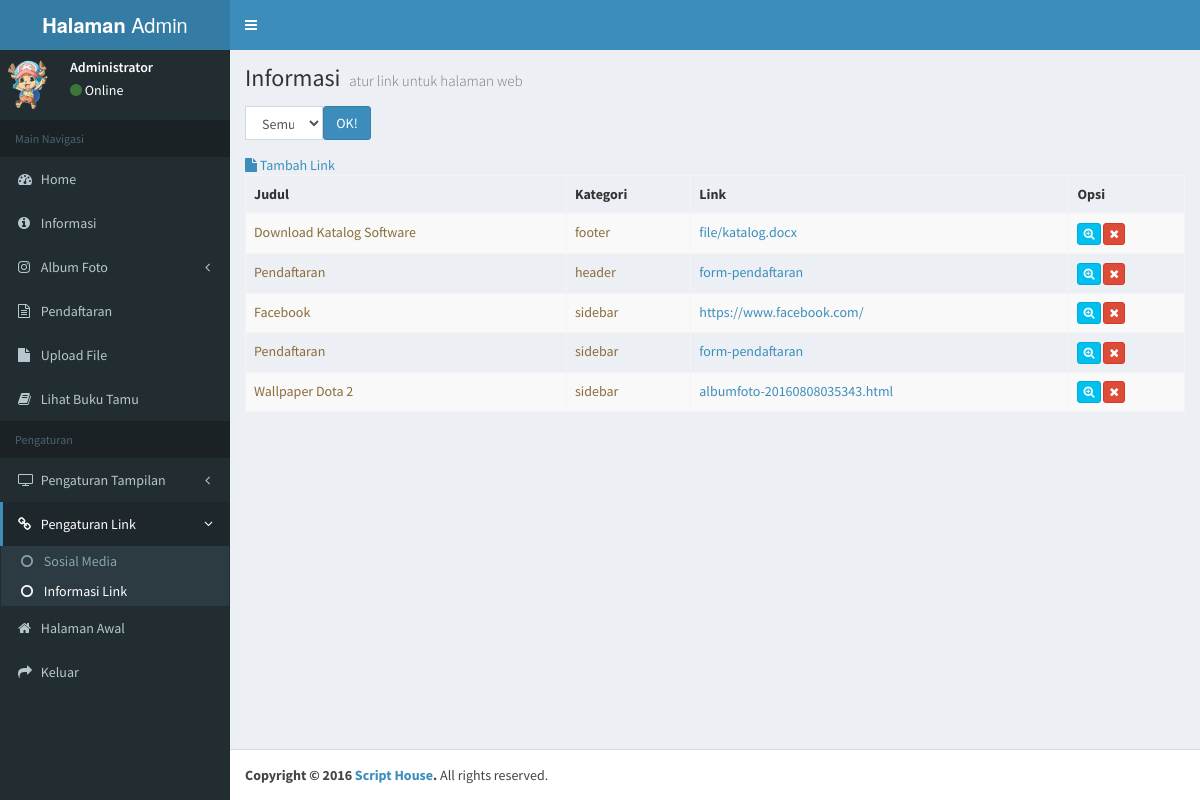
Screenshot of /adminpanel/informasi_link.php (signed in) with the database file from the repository.
### tables this page shows
CREATE TABLE `link` (
  `judul` varchar(30) DEFAULT NULL,
  `link` varchar(50) NOT NULL DEFAULT '',
  `kategori` varchar(20) DEFAULT NULL,
  `id` int(12) NOT NULL AUTO_INCREMENT,
  PRIMARY KEY (`id`)
);

### adminpanel/informasi_link.php (the view, shortened to what this page needs)
<?php
include "cek.php";
?>
<?php
if (isset($_GET['tampil'])) {
$kategori = $_GET['kategori'];
	if ($kategori=='all'){
		$query = "select*from link order by kategori ASC";
		$hasil = mysqli_query($conn, $query);
	} else
{
		$query = "select*from link WHERE kategori = '$kategori'";
		$hasil = mysqli_query($conn, $query);
	}
} else
{
	$query = "select*from link order by kategori ASC";
	$hasil = mysqli_query($conn, $query);
}
?>
<!DOCTYPE html>
<html>
<head>
<?php
include "css.php";
?>
</head>
<body class="hold-transition skin-blue sidebar-mini">
<div class="wrapper">
<?php
include "sidebar.php";
?>
 <div class="content-wrapper">
    <section class="content-header">
      <h1>
        Informasi
        <small>atur link untuk halaman web</small>
      </h1>
    </section>
    <section class="content">
	<form action="" method="gets" enctype="multipart/form-data">
		<div class="form-group">
		<div class="col-xs-12 col-md-1" style="margin: 0px; padding: 0px;">
			<select name="kategori" class="form-control input-md">
			<option value="all">Semua</option>
			</select>
		</div>
			<button type="submit" name="tampil" class="btn btn-primary"> OK! </button>
		</div>
	</form>
	<a href="tambah_link.php"><i class="fa fa-file"></i> Tambah Link</a>
	<?php
		echo "<table class='table table-bordered table-striped table-hover'>";
		echo "<thead><tr class='text-error'>
		<th>Judul</th>
		<th>Kategori</th>
		<th>Link</th>
		<th>Opsi</th></tr>
		</tr></thead> <tbody>";
		while ($data = mysqli_fetch_assoc($hasil)) {
			echo "<tr class='text-warning'>
			<td>".$data['judul']."</a></td>
			<td>".$data['kategori']."</td>
			<td><a target='_blank' href='../".$data['link']."'>".$data['link']."</a></td>
			<td>
			<a class='btn btn-info btn-xs' target='_blank' href='../".$data['link']."'><i class='fa fa-search-plus'></i></a>
			<a class='btn btn-danger btn-xs' href='informasi_link.php?id=".$data['id']."'><i class='fa fa-remove'></i></a>
			</td></tr>";
		}
		echo " </tbody></table>";
	?>
    </section>
  </div>
  <footer class="main-footer">
    <strong>Copyright &copy; 2016 <a href="http://scripthouse.co.id">Script House</a>.</strong> All rights
    reserved.
  </footer>
</div>
</body>
</html>

### rows the page displays
link: judul "Download Katalog Software", kategori "footer", link "file/katalog.docx"
link: judul "Pendaftaran", kategori "header", link "form-pendaftaran"
link: judul "Facebook", kategori "sidebar", link "https://www.facebook.com/"
link: judul "Pendaftaran", kategori "sidebar", link "form-pendaftaran"
link: judul "Wallpaper Dota 2", kategori "sidebar", link "albumfoto-20160808035343.html"
